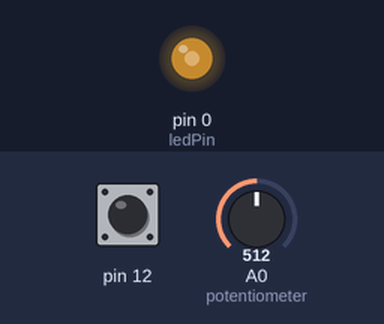
A program run on a simulated Teensy 3. Shown: output pins drawn as LEDs (lit = HIGH). Dashed ring = blinking. The inputs (shaded band) are chosen by the test bench; at power-on: A0 (potentiometer) = 512, pin 12 HIGH.

Above: at 1.2 s.
1.3 s: A0 (potentiometer) set to 322
2.8 s: A0 (potentiometer) set to 295
5.8 s: A0 (potentiometer) set to 124
8.8 s: A0 (potentiometer) set to 103
10.3 s: A0 (potentiometer) set to 0
At 11.1 s:
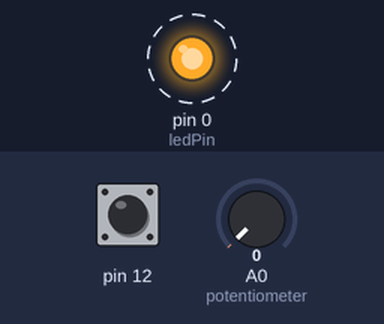
Timing chart, 0 to 16.3 s (numbered marks = the images above; inputs shaded):
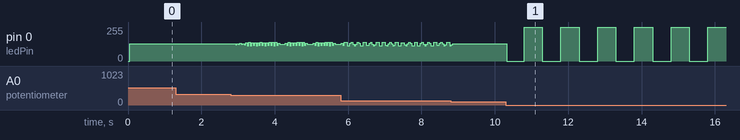

The program:

main.cpp
```cpp
//precompiler directives
#include <Arduino.h>

//function prototypes
void ISR_button();
int myMap(int value, int xmin, int xmax, int ymin, int ymax);

//global variables
uint8_t ledPin = 0;
uint8_t buttonPin = digitalPinToInterrupt(12);
const uint32_t DEBOUNCEDELAY_MS = 200;
bool ledState = 0;
volatile bool buttonPressed = 0;

void setup() {
  Serial.begin(500000); //open serial line with baud rate 0.5MHz
  pinMode(ledPin, OUTPUT); //pin mode declaration
  pinMode(buttonPin, INPUT_PULLUP);
  attachInterrupt(buttonPin,ISR_button,FALLING);
  //analogReadResolution(12); //note: 12bit a/dc returns 0 to 4095 value
}

void loop() {
  static uint32_t prevMicros_us = 0;
  uint32_t potValue = analogRead(A0); //read 10bit analog value from potentiometer
  int flickerFreq = myMap(potValue, 1, 1023, 1, 500); //map to freq range 1-500Hz
  float flickerDelay_us = (1000000.0/(float)flickerFreq)*0.5; //half period in micro-s

  //toggle the LED after the LED delay (set by the potentiometer)
  if ((micros() - prevMicros_us) >=  flickerDelay_us){
    prevMicros_us = micros(); //reset the LED on/off timer
    if (ledState == LOW){ //change the state of the LED
      ledState = HIGH;
    }
    else if (ledState == HIGH){
      ledState = LOW;
    }
    digitalWrite(ledPin,ledState);//output state to the LED
  }

  //button press triggers serial output displaying frequency
  if (buttonPressed){
    buttonPressed = 0; //reset button pressed flag
    //print potentiometer, freq information
    Serial.print("A/DC value = ");
    Serial.print(potValue);
    Serial.print(" Period = ");
    Serial.print(flickerDelay_us*2/1000.0);
    Serial.print("ms, Frequency = ");
    Serial.print(flickerFreq);
    Serial.println("Hz");
  }
}
void ISR_button(){
  noInterrupts();
  static uint32_t lastButtonPress_ms = 0;
  //ignore period of time after button has been pressed (debounce delay)
  if ((millis()-lastButtonPress_ms) >= DEBOUNCEDELAY_MS){
    lastButtonPress_ms = millis(); //reset the button debounce timer
    buttonPressed = 1;
  }
}

int myMap(int value, int xmin, int xmax, int ymin, int ymax){
  //generically maps the range xmin-xmax to ymin-ymax
  //returns corresponding y value for given x value
  float m = (float)(ymax-ymin) / (float)(xmax-xmin); //gradient
  float c = (float)ymin - (m * (float)xmin);//y intercept
  return round((m*value + c));
}
```

Measured:
- after the input at 1.3 s, every drawn part: stays the same
- after the input at 10.3 s, pin 0 (ledPin): alternates 255/255 for 0.50 s and 0/255 for 0.50 s, starting at once
